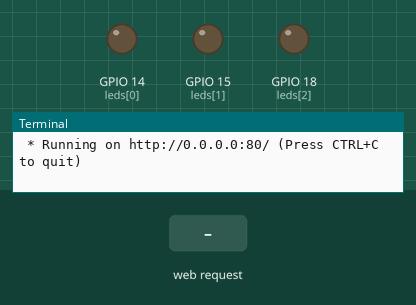
Simulated run of this program. Board: Raspberry Pi (BCM pin numbers). Parts: output pins drawn as LEDs (lit = HIGH), the last lines printed to the terminal. Inputs (shaded band) come from the test bench. The clock reads 2024-03-15 10:24:30 at power-on unless the program sets it.

Above: at 1.2 s.
1.3 s: HTTP request for /blue/50 received
At 2.3 s:
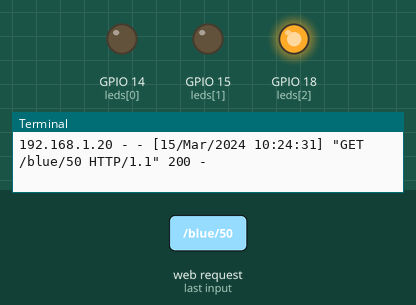
2.8 s: HTTP request for /green/50 received
At 3.4 s:
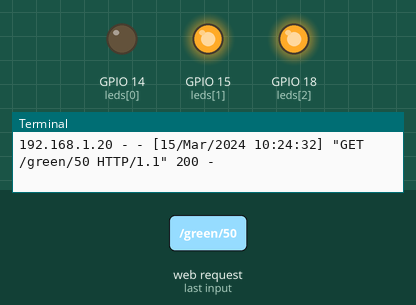
4.3 s: HTTP request for /red/50 received
At 5.5 s:
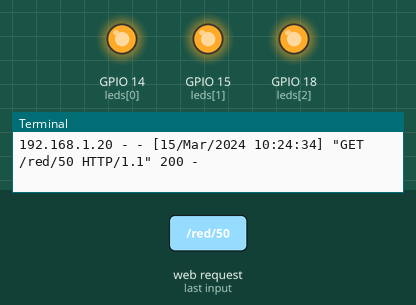
5.8 s: HTTP request for /blue/0 received
At 6.9 s:
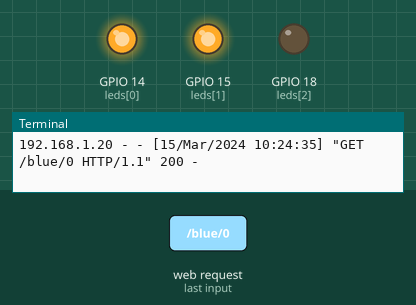
7.3 s: HTTP request for /green/0 received
At 8.0 s:
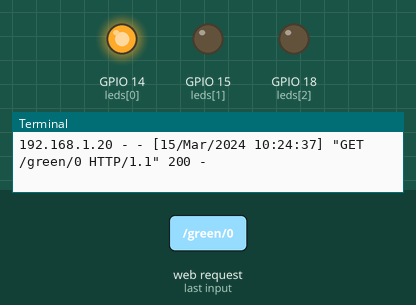
8.8 s: HTTP request for /blue/90 received
At 9.2 s:
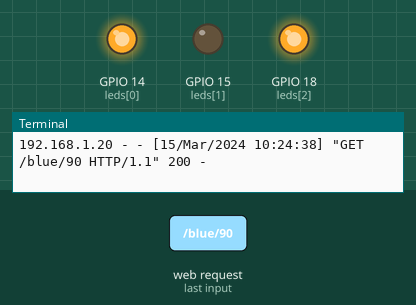
Timing chart, 0 to 11.3 s (numbered marks = the images above; inputs shaded):
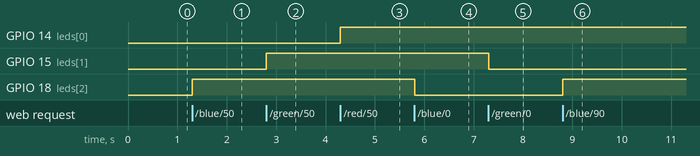

The program:

LED1.py
```python
from flask import Flask, render_template
from gpiozero import LEDBoard

app = Flask(__name__)

leds = LEDBoard(14, 15, 18)

led_states = {'red':0, 'green':0, 'blue':0}

@app.route('/')
def home():
  return render_template('index3.html', led_states = led_states)

@app.route('/<color>/<int:state>')
def led_switch(color, state):
  led_states[color] = state
  leds.value = tuple(led_states.values())
  return render_template('index3.html', led_states = led_states)

if __name__ == '__main__':
  app.run(debug=True, port=80, host='0.0.0.0')
```

Measured:
- after the input at 1.3 s, GPIO 18 (leds[2]): LOW → HIGH at once
- after the input at 2.8 s, GPIO 15 (leds[1]): LOW → HIGH at once
- after the input at 4.3 s, GPIO 14 (leds[0]): LOW → HIGH at once
- after the input at 5.8 s, GPIO 18 (leds[2]): HIGH → LOW at once
- after the input at 7.3 s, GPIO 15 (leds[1]): HIGH → LOW at once
- after the input at 8.8 s, GPIO 18 (leds[2]): LOW → HIGH at once
